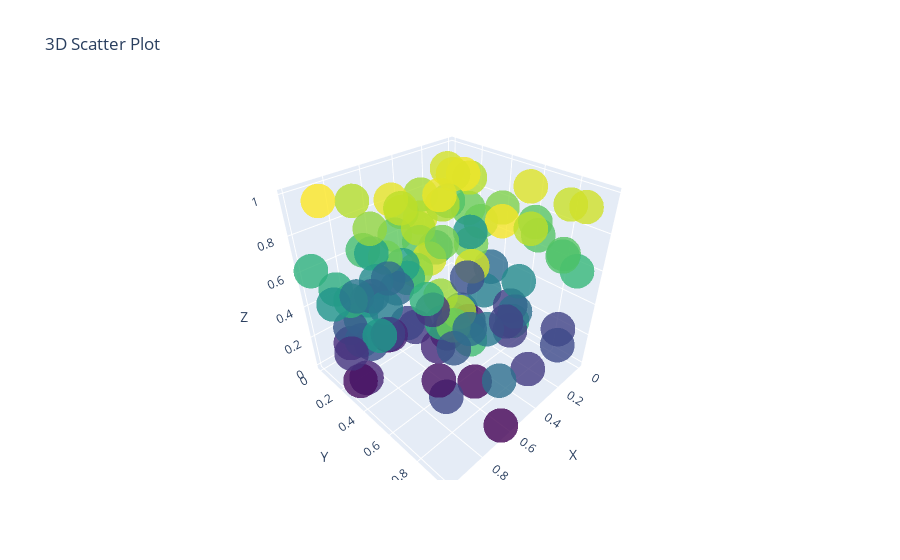

Notebook code cell kept with this figure:
### Code cell
import plotly.graph_objs as go
import numpy as np

# Create the data
N = 100
x = np.random.rand(N)
y = np.random.rand(N)
z = np.random.rand(N)

# Create the plot
fig = go.Figure(data=[go.Scatter3d(x=x, y=y, z=z, mode='markers',
                                   marker=dict(size=12, color=z, colorscale='Viridis', opacity=0.8))])

# Add title and axis labels
fig.update_layout(title='3D Scatter Plot', scene=dict(xaxis_title='X',
                                                      yaxis_title='Y',
                                                      zaxis_title='Z'))

fig.show()
